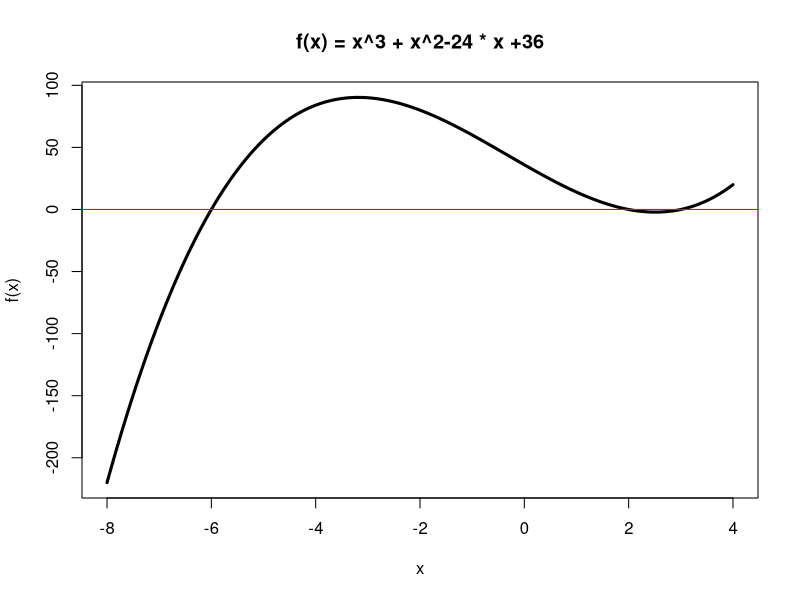

Write R code to recreate this figure.
## ---- chunk 1
options(digits=10)
accounts=runif(10000,100,100000)
accounts = floor(accounts*100)/100
## ---- chunk 2
interest = accounts*(.05/365)
## ---- chunk 3
(uniformSamples<-runif(10,0,1))
mean(uniformSamples)
## ---- chunk 4
# Define a polynomial function
f = function(x) {x^3 + x^2 - 24*x + 36}
# Plot the function
x = seq(-8,4,len=10000)
plot(x,f(x),type="l",lwd=3,main="f(x) = x^3 + x^2-24 * x +36")
abline(0,0,col="red")
